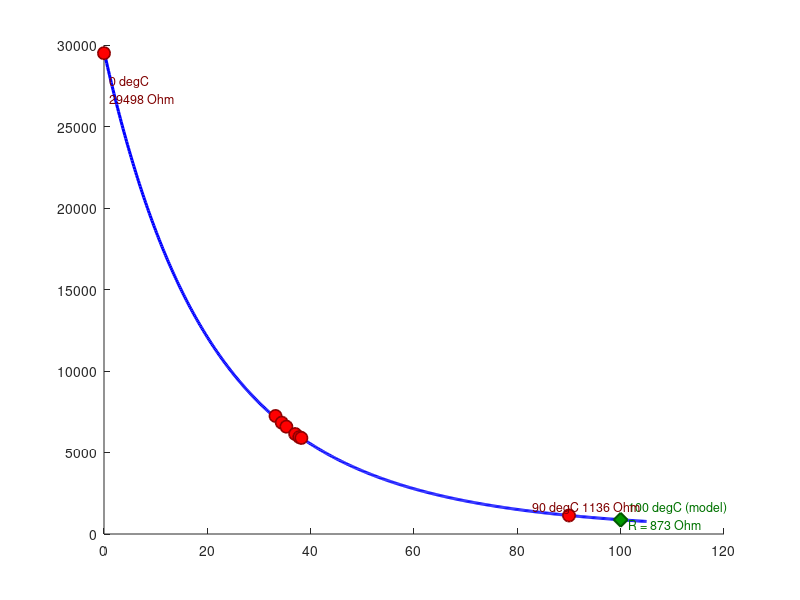

MATLAB code to generate this figure: (Note: this script raises an error after producing the figure.)
% FIT_BETA_MODEL
% Measurement Systems Lab, Session 06 - University of Tehran
%
% Loads the calibration master list, fits the linearised beta model
%   ln(R) = ln(R0) + beta * (1/T - 1/T0)
% by least squares, extrapolates to 100 degC to get V_AREF, and saves the
% calibration-curve and expected-characteristics figures.
%
% Data: ../data/calibration_master_list.csv (written by
% acquire_calibration_point.m). If that file is missing, the eight
% calibration points from the lab report are used.
%
% Requires MATLAB R2023a+ (xregion); exportgraphics needs R2020a+.

clear; clc; close all;

%% Setup
script_dir = fileparts(mfilename('fullpath'));
if isempty(script_dir), script_dir = pwd; end
save_dir = fullfile(script_dir, '..', 'figures');
if ~exist(save_dir, 'dir'), mkdir(save_dir); end
DPI = 300;

%% Load data
csv_path = fullfile(script_dir, '..', 'data', 'calibration_master_list.csv');
if isfile(csv_path)
    data   = readmatrix(csv_path);
    T_C    = data(:,1);
    R_meas = data(:,3);
    fprintf('Loaded %d points from %s\n', numel(T_C), csv_path);
else
    T_C    = [0.0; 33.2; 34.4; 35.3; 37.0; 37.8; 38.2; 90.0];
    R_meas = [29498.05; 7241.27; 6832.37; 6585.11; ...
              6135.16;  5944.50; 5892.11; 1135.84];
    fprintf('Master list not found, using report Table 1 data\n');
end
[T_C, ix] = sort(T_C);
R_meas    = R_meas(ix);
T_K       = T_C + 273.15;
T0        = 298.15;
Vcc = 5.0;  R1 = 10000;  Vref = 3.730;

%% Beta-model fit
X    = (1 ./ T_K) - (1 / T0);
Y    = log(R_meas);
p    = polyfit(X, Y, 1);
Beta = p(1);
R0   = exp(p(2));
fprintf('Beta = %.4f K\nR0   = %.4f Ohm\n', Beta, R0);

% Residuals in degC (how well the model reproduces each point)
T_fit_C = 1 ./ (1/T0 + log(R_meas/R0)/Beta) - 273.15;
fprintf('\n  T_ref (C)   T_model (C)   error (C)\n');
fprintf('  %8.2f   %10.3f   %+9.3f\n', [T_C, T_fit_C, T_fit_C - T_C]');

%% Extrapolate to 100 degC
T_extrap = 100;
R_100    = R0 * exp(Beta * (1/(T_extrap + 273.15) - 1/T0));
Vth_100  = Vcc * R_100 / (R1 + R_100);
Vout_100 = Vref - Vth_100;
fprintf('\nAt 100 degC (model extrapolation):\n');
fprintf('  R(100)    = %.2f Ohm\n', R_100);
fprintf('  Vth(100)  = %.4f V\n', Vth_100);
fprintf('  Vout(100) = %.4f V --> VAREF = %.3f V\n', Vout_100, Vout_100);

%% Model curve
Tc         = linspace(0, 105, 600)';
Tk         = Tc + 273.15;
Xp         = (1 ./ Tk) - (1 / T0);
Rm         = R0 .* exp(Beta .* Xp);
Vth_model  = Vcc .* Rm ./ (R1 + Rm);
Vout_model = Vref - Vth_model;
Vth_data   = Vcc .* R_meas ./ (R1 + R_meas);
Vout_data  = Vref - Vth_data;

idx0  = find(T_C == 0, 1);
idx90 = find(T_C == 90, 1);

%% --- FIGURE 1: Calibration Curve ---
hf1 = figure('Color', 'w', 'Position', [50 50 1000 560], 'Visible', 'on');
ax1 = axes(hf1); hold on;

h_fit  = plot(Tc, Rm, 'b-', 'LineWidth', 2.2);
h_data = scatter(T_C, R_meas, 80, 'r', 'filled', ...
                 'MarkerEdgeColor', [0.55 0 0], 'LineWidth', 1.2);
h_ext  = scatter(T_extrap, R_100, 100, [0 0.6 0], 'd', 'filled', ...
                 'MarkerEdgeColor', [0 0.35 0], 'LineWidth', 1.5);
text(T_extrap + 1.5, R_100 + 300, ...
     sprintf('100 degC (model)\nR = %.0f Ohm', R_100), ...
     'FontSize', 9, 'Color', [0 0.45 0]);

if ~isempty(idx0)
    text(1, R_meas(idx0) - 2200, sprintf('0 degC\n%.0f Ohm', R_meas(idx0)), ...
         'FontSize', 9, 'Color', [0.5 0 0]);
end
if ~isempty(idx90)
    text(83, R_meas(idx90) + 500, sprintf('90 degC %.0f Ohm', R_meas(idx90)), ...
         'FontSize', 9, 'Color', [0.5 0 0]);
end

xregion(33, 38.5, 'FaceColor', [1 1 0], 'FaceAlpha', 0.15, ...
        'HandleVisibility', 'off');
text(35.5, 18000, '33-38 degC cluster', ...
     'HorizontalAlignment', 'center', 'FontSize', 9, 'Color', [0.5 0.4 0]);

xlabel('Temperature (degC)', 'FontSize', 12);
ylabel('Thermistor Resistance (Ohm)', 'FontSize', 12);
title(sprintf('Calibration Curve    Beta = %.2f K,    R0 = %.2f Ohm', ...
      Beta, R0), 'FontSize', 13, 'FontWeight', 'bold');
legend([h_fit, h_data, h_ext], ...
       'Fitted beta-model', ...
       'Calibration points', ...
       '100 degC extrapolation (AREF basis)', ...
       'Location', 'northeast', 'FontSize', 10);
grid on; box on;
set(gca, 'FontSize', 10);

exportgraphics(hf1, fullfile(save_dir, 'fig_fitted_curve.png'), ...
               'Resolution', DPI);
fprintf('Saved: fig_fitted_curve.png\n');
close(hf1);

%% --- FIGURE 2: Expected R(T) and V_th(T) ---
hf2 = figure('Color', 'w', 'Position', [50 50 1200 500], 'Visible', 'on');

subplot(1,2,1); hold on;
plot(Tc, Rm, 'b-', 'LineWidth', 2.2);
scatter(T_C, R_meas, 65, 'r', 'filled', 'MarkerEdgeColor', 'k');
xlabel('Temperature (degC)', 'FontSize', 12);
ylabel('Resistance (Ohm)', 'FontSize', 12);
title('Expected R(T)', 'FontSize', 12, 'FontWeight', 'bold');
legend({'Fitted model', 'Calibration data'}, 'Location', 'northeast', ...
       'FontSize', 10);
grid on; box on; set(gca, 'FontSize', 10);

subplot(1,2,2); hold on;
plot(Tc, Vth_model, 'r-', 'LineWidth', 2.2);
scatter(T_C, Vth_data, 65, 'k', 'filled');
if ~isempty(idx0)
    text(1.5, Vth_data(idx0) + 0.06, ...
         sprintf('%.2f V (0 degC)', Vth_data(idx0)), ...
         'FontSize', 9, 'Color', [0 0.4 0]);
end
if ~isempty(idx90)
    text(72, Vth_data(idx90) + 0.06, ...
         sprintf('%.2f V (90 degC)', Vth_data(idx90)), ...
         'FontSize', 9, 'Color', [0 0.4 0]);
end
scatter(T_extrap, Vth_100, 80, [0 0.6 0], 'd', 'filled', ...
        'MarkerEdgeColor', [0 0.35 0]);
text(T_extrap - 18, Vth_100 - 0.06, ...
     sprintf('%.3f V (100 degC model)', Vth_100), ...
     'FontSize', 9, 'Color', [0 0.4 0]);
xlabel('Temperature (degC)', 'FontSize', 12);
ylabel('V_{th} (V)', 'FontSize', 12);
title('Expected V_{th}(T)', 'FontSize', 12, 'FontWeight', 'bold');
legend({'Fitted model', 'Calibration data'}, 'Location', 'northeast', ...
       'FontSize', 10);
grid on; box on; set(gca, 'FontSize', 10);

sgtitle(sprintf('Expected Thermistor Characteristics    Beta = %.2f K,    R0 = %.2f Ohm', ...
        Beta, R0), 'FontSize', 12, 'FontWeight', 'bold');

exportgraphics(hf2, fullfile(save_dir, 'fig_expected_curves.png'), ...
               'Resolution', DPI);
fprintf('Saved: fig_expected_curves.png\n');
close(hf2);
